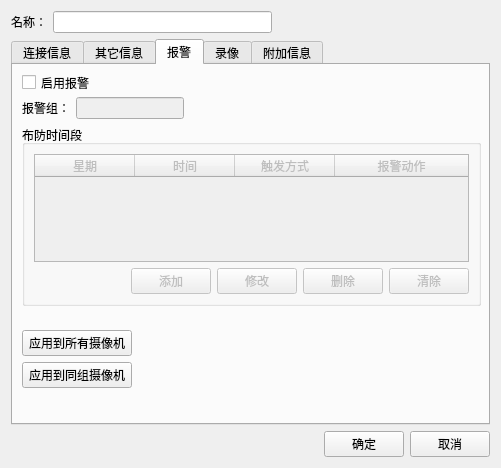
<?xml version="1.0" encoding="UTF-8"?>
<ui version="4.0">
 <class>camera_settings</class>
 <widget class="QDialog" name="camera_settings">
  <property name="geometry">
   <rect>
    <x>0</x>
    <y>0</y>
    <width>501</width>
    <height>468</height>
   </rect>
  </property>
  <property name="windowTitle">
   <string>Dialog</string>
  </property>
  <layout class="QVBoxLayout" name="verticalLayout">
   <item>
    <layout class="QHBoxLayout" name="horizontalLayout">
     <item>
      <widget class="QLabel" name="label">
       <property name="text">
        <string>名称：</string>
       </property>
      </widget>
     </item>
     <item>
      <widget class="QLineEdit" name="edt_cameraName"/>
     </item>
     <item>
      <spacer name="horizontalSpacer_16">
       <property name="orientation">
        <enum>Qt::Horizontal</enum>
       </property>
       <property name="sizeHint" stdset="0">
        <size>
         <width>40</width>
         <height>20</height>
        </size>
       </property>
      </spacer>
     </item>
    </layout>
   </item>
   <item>
    <widget class="QTabWidget" name="tab_Widget">
     <property name="currentIndex">
      <number>2</number>
     </property>
     <widget class="QWidget" name="tab_connect">
      <attribute name="title">
       <string>连接信息</string>
      </attribute>
      <layout class="QVBoxLayout" name="verticalLayout_2">
       <item>
        <layout class="QHBoxLayout" name="horizontalLayout_2">
         <item>
          <widget class="QLabel" name="label_2">
           <property name="text">
            <string>访问地址：</string>
           </property>
          </widget>
         </item>
         <item>
          <widget class="QLineEdit" name="edt_ipaddress"/>
         </item>
         <item>
          <widget class="QPushButton" name="btn_search">
           <property name="text">
            <string>查找</string>
           </property>
          </widget>
         </item>
        </layout>
       </item>
       <item>
        <widget class="QLabel" name="label_3">
         <property name="text">
          <string> 比如地址：端口http://192.168.1.1:8080,默认端口80
    域名http://www.example.com</string>
         </property>
        </widget>
       </item>
       <item>
        <layout class="QHBoxLayout" name="horizontalLayout_3">
         <item>
          <widget class="QLabel" name="label_4">
           <property name="text">
            <string>观看用户名：</string>
           </property>
          </widget>
         </item>
         <item>
          <widget class="QLineEdit" name="edt_user"/>
         </item>
         <item>
          <spacer name="horizontalSpacer_2">
           <property name="orientation">
            <enum>Qt::Horizontal</enum>
           </property>
           <property name="sizeHint" stdset="0">
            <size>
             <width>40</width>
             <height>20</height>
            </size>
           </property>
          </spacer>
         </item>
        </layout>
       </item>
       <item>
        <layout class="QHBoxLayout" name="horizontalLayout_4">
         <item>
          <widget class="QLabel" name="label_5">
           <property name="text">
            <string>观看密码：</string>
           </property>
          </widget>
         </item>
         <item>
          <widget class="QLineEdit" name="edt_passwd">
           <property name="echoMode">
            <enum>QLineEdit::Password</enum>
           </property>
          </widget>
         </item>
         <item>
          <spacer name="horizontalSpacer">
           <property name="orientation">
            <enum>Qt::Horizontal</enum>
           </property>
           <property name="sizeHint" stdset="0">
            <size>
             <width>40</width>
             <height>20</height>
            </size>
           </property>
          </spacer>
         </item>
        </layout>
       </item>
       <item>
        <spacer name="verticalSpacer">
         <property name="orientation">
          <enum>Qt::Vertical</enum>
         </property>
         <property name="sizeHint" stdset="0">
          <size>
           <width>20</width>
           <height>40</height>
          </size>
         </property>
        </spacer>
       </item>
      </layout>
     </widget>
     <widget class="QWidget" name="tab_other">
      <attribute name="title">
       <string>其它信息</string>
      </attribute>
      <layout class="QGridLayout" name="gridLayout">
       <item row="0" column="0">
        <widget class="QCheckBox" name="cbox_supportyuntai">
         <property name="text">
          <string>支持云台</string>
         </property>
        </widget>
       </item>
       <item row="1" column="0">
        <widget class="QCheckBox" name="cbox_supportreflact">
         <property name="text">
          <string>支持倒转</string>
         </property>
        </widget>
       </item>
       <item row="3" column="0">
        <widget class="QPushButton" name="btn_applycameras">
         <property name="text">
          <string>应用到所有摄像机</string>
         </property>
        </widget>
       </item>
       <item row="4" column="0">
        <widget class="QPushButton" name="btn_applygroupcamera">
         <property name="text">
          <string>应用到同组摄像机</string>
         </property>
        </widget>
       </item>
       <item row="5" column="0">
        <spacer name="verticalSpacer_2">
         <property name="orientation">
          <enum>Qt::Vertical</enum>
         </property>
         <property name="sizeHint" stdset="0">
          <size>
           <width>20</width>
           <height>40</height>
          </size>
         </property>
        </spacer>
       </item>
       <item row="3" column="1">
        <spacer name="horizontalSpacer_3">
         <property name="orientation">
          <enum>Qt::Horizontal</enum>
         </property>
         <property name="sizeHint" stdset="0">
          <size>
           <width>40</width>
           <height>20</height>
          </size>
         </property>
        </spacer>
       </item>
       <item row="2" column="0">
        <spacer name="verticalSpacer_3">
         <property name="orientation">
          <enum>Qt::Vertical</enum>
         </property>
         <property name="sizeHint" stdset="0">
          <size>
           <width>20</width>
           <height>40</height>
          </size>
         </property>
        </spacer>
       </item>
      </layout>
     </widget>
     <widget class="QWidget" name="tab_alarm">
      <attribute name="title">
       <string>报警</string>
      </attribute>
      <widget class="QCheckBox" name="chbox_enableAlarm">
       <property name="geometry">
        <rect>
         <x>9</x>
         <y>9</y>
         <width>72</width>
         <height>17</height>
        </rect>
       </property>
       <property name="text">
        <string>启用报警</string>
       </property>
      </widget>
      <widget class="QGroupBox" name="groupBox">
       <property name="geometry">
        <rect>
         <x>9</x>
         <y>60</y>
         <width>459</width>
         <height>181</height>
        </rect>
       </property>
       <property name="title">
        <string>布防时间段</string>
       </property>
       <layout class="QVBoxLayout" name="verticalLayout_3">
        <item>
         <widget class="QTableWidget" name="tableWidget_alarm">
          <property name="enabled">
           <bool>false</bool>
          </property>
          <property name="editTriggers">
           <set>QAbstractItemView::NoEditTriggers</set>
          </property>
          <property name="selectionMode">
           <enum>QAbstractItemView::SingleSelection</enum>
          </property>
          <property name="selectionBehavior">
           <enum>QAbstractItemView::SelectRows</enum>
          </property>
          <attribute name="horizontalHeaderShowSortIndicator" stdset="0">
           <bool>false</bool>
          </attribute>
          <attribute name="horizontalHeaderStretchLastSection">
           <bool>true</bool>
          </attribute>
          <column>
           <property name="text">
            <string>星期</string>
           </property>
          </column>
          <column>
           <property name="text">
            <string>时间</string>
           </property>
          </column>
          <column>
           <property name="text">
            <string>触发方式</string>
           </property>
          </column>
          <column>
           <property name="text">
            <string>报警动作</string>
           </property>
          </column>
         </widget>
        </item>
        <item>
         <layout class="QHBoxLayout" name="horizontalLayout_5">
          <item>
           <spacer name="horizontalSpacer_4">
            <property name="orientation">
             <enum>Qt::Horizontal</enum>
            </property>
            <property name="sizeHint" stdset="0">
             <size>
              <width>40</width>
              <height>20</height>
             </size>
            </property>
           </spacer>
          </item>
          <item>
           <spacer name="horizontalSpacer_5">
            <property name="orientation">
             <enum>Qt::Horizontal</enum>
            </property>
            <property name="sizeHint" stdset="0">
             <size>
              <width>40</width>
              <height>20</height>
             </size>
            </property>
           </spacer>
          </item>
          <item>
           <widget class="QPushButton" name="btn_addtraptime">
            <property name="enabled">
             <bool>false</bool>
            </property>
            <property name="text">
             <string>添加</string>
            </property>
           </widget>
          </item>
          <item>
           <widget class="QPushButton" name="btn_altertraptime">
            <property name="enabled">
             <bool>false</bool>
            </property>
            <property name="text">
             <string>修改</string>
            </property>
           </widget>
          </item>
          <item>
           <widget class="QPushButton" name="btn_deletetraptime">
            <property name="enabled">
             <bool>false</bool>
            </property>
            <property name="text">
             <string>删除</string>
            </property>
           </widget>
          </item>
          <item>
           <widget class="QPushButton" name="btn_cleartraptime">
            <property name="enabled">
             <bool>false</bool>
            </property>
            <property name="text">
             <string>清除</string>
            </property>
           </widget>
          </item>
         </layout>
        </item>
       </layout>
      </widget>
      <widget class="QWidget" name="layoutWidget">
       <property name="geometry">
        <rect>
         <x>9</x>
         <y>32</y>
         <width>212</width>
         <height>22</height>
        </rect>
       </property>
       <layout class="QHBoxLayout" name="horizontalLayout_6">
        <item>
         <widget class="QLabel" name="label_6">
          <property name="text">
           <string>报警组：</string>
          </property>
         </widget>
        </item>
        <item>
         <widget class="QLineEdit" name="edt_group">
          <property name="enabled">
           <bool>false</bool>
          </property>
         </widget>
        </item>
        <item>
         <spacer name="horizontalSpacer_6">
          <property name="orientation">
           <enum>Qt::Horizontal</enum>
          </property>
          <property name="sizeHint" stdset="0">
           <size>
            <width>40</width>
            <height>20</height>
           </size>
          </property>
         </spacer>
        </item>
       </layout>
      </widget>
      <widget class="QWidget" name="layoutWidget">
       <property name="geometry">
        <rect>
         <x>9</x>
         <y>265</y>
         <width>110</width>
         <height>58</height>
        </rect>
       </property>
       <layout class="QVBoxLayout" name="verticalLayout_4">
        <item>
         <widget class="QPushButton" name="btn_applycameras_2">
          <property name="text">
           <string>应用到所有摄像机</string>
          </property>
         </widget>
        </item>
        <item>
         <widget class="QPushButton" name="btn_applygroupcamera_2">
          <property name="text">
           <string>应用到同组摄像机</string>
          </property>
         </widget>
        </item>
       </layout>
      </widget>
     </widget>
     <widget class="QWidget" name="tab_record">
      <attribute name="title">
       <string>录像</string>
      </attribute>
      <widget class="QCheckBox" name="cbox_enablerecord">
       <property name="geometry">
        <rect>
         <x>10</x>
         <y>19</y>
         <width>72</width>
         <height>17</height>
        </rect>
       </property>
       <property name="text">
        <string>启用录像</string>
       </property>
       <property name="checked">
        <bool>false</bool>
       </property>
      </widget>
      <widget class="QGroupBox" name="groupBox_2">
       <property name="geometry">
        <rect>
         <x>10</x>
         <y>100</y>
         <width>459</width>
         <height>181</height>
        </rect>
       </property>
       <property name="title">
        <string>录像时间段</string>
       </property>
       <layout class="QVBoxLayout" name="verticalLayout_5">
        <item>
         <widget class="QTableWidget" name="tablewidget_recordtime">
          <property name="enabled">
           <bool>false</bool>
          </property>
          <attribute name="horizontalHeaderShowSortIndicator" stdset="0">
           <bool>false</bool>
          </attribute>
          <attribute name="horizontalHeaderStretchLastSection">
           <bool>true</bool>
          </attribute>
          <column>
           <property name="text">
            <string>星期</string>
           </property>
          </column>
          <column>
           <property name="text">
            <string>时间</string>
           </property>
          </column>
          <column>
           <property name="text">
            <string>触发方式</string>
           </property>
          </column>
          <column>
           <property name="text">
            <string>报警动作</string>
           </property>
          </column>
         </widget>
        </item>
        <item>
         <layout class="QHBoxLayout" name="horizontalLayout_8">
          <item>
           <spacer name="horizontalSpacer_8">
            <property name="orientation">
             <enum>Qt::Horizontal</enum>
            </property>
            <property name="sizeHint" stdset="0">
             <size>
              <width>40</width>
              <height>20</height>
             </size>
            </property>
           </spacer>
          </item>
          <item>
           <spacer name="horizontalSpacer_9">
            <property name="orientation">
             <enum>Qt::Horizontal</enum>
            </property>
            <property name="sizeHint" stdset="0">
             <size>
              <width>40</width>
              <height>20</height>
             </size>
            </property>
           </spacer>
          </item>
          <item>
           <widget class="QPushButton" name="btn_addrecordtime">
            <property name="enabled">
             <bool>false</bool>
            </property>
            <property name="text">
             <string>添加</string>
            </property>
           </widget>
          </item>
          <item>
           <widget class="QPushButton" name="btn_alterrecordtime">
            <property name="enabled">
             <bool>false</bool>
            </property>
            <property name="text">
             <string>修改</string>
            </property>
           </widget>
          </item>
          <item>
           <widget class="QPushButton" name="btn_deletetrecordtime">
            <property name="enabled">
             <bool>false</bool>
            </property>
            <property name="text">
             <string>删除</string>
            </property>
           </widget>
          </item>
          <item>
           <widget class="QPushButton" name="btn_clearrecordtime">
            <property name="enabled">
             <bool>false</bool>
            </property>
            <property name="text">
             <string>清除</string>
            </property>
           </widget>
          </item>
         </layout>
        </item>
       </layout>
      </widget>
      <widget class="QRadioButton" name="rdb_alltimerecord">
       <property name="enabled">
        <bool>false</bool>
       </property>
       <property name="geometry">
        <rect>
         <x>20</x>
         <y>40</y>
         <width>89</width>
         <height>17</height>
        </rect>
       </property>
       <property name="text">
        <string>所有时间进行了录制</string>
       </property>
       <property name="checked">
        <bool>true</bool>
       </property>
      </widget>
      <widget class="QRadioButton" name="rdb_specialtime">
       <property name="enabled">
        <bool>false</bool>
       </property>
       <property name="geometry">
        <rect>
         <x>20</x>
         <y>70</y>
         <width>161</width>
         <height>17</height>
        </rect>
       </property>
       <property name="text">
        <string>只在下列时间段进行录制</string>
       </property>
      </widget>
      <widget class="QWidget" name="layoutWidget">
       <property name="geometry">
        <rect>
         <x>20</x>
         <y>300</y>
         <width>110</width>
         <height>58</height>
        </rect>
       </property>
       <layout class="QVBoxLayout" name="verticalLayout_6">
        <item>
         <widget class="QPushButton" name="pushButton_13">
          <property name="text">
           <string>应用到所有摄像机</string>
          </property>
         </widget>
        </item>
        <item>
         <widget class="QPushButton" name="pushButton_14">
          <property name="text">
           <string>应用到同组摄像机</string>
          </property>
         </widget>
        </item>
       </layout>
      </widget>
     </widget>
     <widget class="QWidget" name="tab_append">
      <attribute name="title">
       <string>附加信息</string>
      </attribute>
      <layout class="QVBoxLayout" name="verticalLayout_7">
       <item>
        <layout class="QHBoxLayout" name="horizontalLayout_7">
         <item>
          <widget class="QLabel" name="label_7">
           <property name="text">
            <string>姓名：</string>
           </property>
          </widget>
         </item>
         <item>
          <widget class="QLineEdit" name="lineEdit_6"/>
         </item>
         <item>
          <spacer name="horizontalSpacer_7">
           <property name="orientation">
            <enum>Qt::Horizontal</enum>
           </property>
           <property name="sizeHint" stdset="0">
            <size>
             <width>40</width>
             <height>20</height>
            </size>
           </property>
          </spacer>
         </item>
         <item>
          <spacer name="horizontalSpacer_13">
           <property name="orientation">
            <enum>Qt::Horizontal</enum>
           </property>
           <property name="sizeHint" stdset="0">
            <size>
             <width>40</width>
             <height>20</height>
            </size>
           </property>
          </spacer>
         </item>
        </layout>
       </item>
       <item>
        <layout class="QHBoxLayout" name="horizontalLayout_9">
         <item>
          <widget class="QLabel" name="label_8">
           <property name="text">
            <string>电话：</string>
           </property>
          </widget>
         </item>
         <item>
          <widget class="QLineEdit" name="lineEdit_7"/>
         </item>
         <item>
          <spacer name="horizontalSpacer_14">
           <property name="orientation">
            <enum>Qt::Horizontal</enum>
           </property>
           <property name="sizeHint" stdset="0">
            <size>
             <width>40</width>
             <height>20</height>
            </size>
           </property>
          </spacer>
         </item>
         <item>
          <spacer name="horizontalSpacer_10">
           <property name="orientation">
            <enum>Qt::Horizontal</enum>
           </property>
           <property name="sizeHint" stdset="0">
            <size>
             <width>40</width>
             <height>20</height>
            </size>
           </property>
          </spacer>
         </item>
        </layout>
       </item>
       <item>
        <layout class="QHBoxLayout" name="horizontalLayout_10">
         <item>
          <widget class="QLabel" name="label_9">
           <property name="text">
            <string>地址：</string>
           </property>
          </widget>
         </item>
         <item>
          <widget class="QLineEdit" name="lineEdit_8"/>
         </item>
         <item>
          <spacer name="horizontalSpacer_11">
           <property name="orientation">
            <enum>Qt::Horizontal</enum>
           </property>
           <property name="sizeHint" stdset="0">
            <size>
             <width>40</width>
             <height>20</height>
            </size>
           </property>
          </spacer>
         </item>
        </layout>
       </item>
       <item>
        <layout class="QHBoxLayout" name="horizontalLayout_11">
         <item>
          <widget class="QLabel" name="label_10">
           <property name="text">
            <string>备注：</string>
           </property>
          </widget>
         </item>
         <item>
          <widget class="QLineEdit" name="lineEdit_9"/>
         </item>
         <item>
          <spacer name="horizontalSpacer_12">
           <property name="orientation">
            <enum>Qt::Horizontal</enum>
           </property>
           <property name="sizeHint" stdset="0">
            <size>
             <width>40</width>
             <height>20</height>
            </size>
           </property>
          </spacer>
         </item>
        </layout>
       </item>
       <item>
        <spacer name="verticalSpacer_4">
         <property name="orientation">
          <enum>Qt::Vertical</enum>
         </property>
         <property name="sizeHint" stdset="0">
          <size>
           <width>20</width>
           <height>40</height>
          </size>
         </property>
        </spacer>
       </item>
      </layout>
      <zorder>verticalSpacer_4</zorder>
     </widget>
    </widget>
   </item>
   <item>
    <layout class="QHBoxLayout" name="horizontalLayout_12">
     <item>
      <spacer name="horizontalSpacer_15">
       <property name="orientation">
        <enum>Qt::Horizontal</enum>
       </property>
       <property name="sizeHint" stdset="0">
        <size>
         <width>40</width>
         <height>20</height>
        </size>
       </property>
      </spacer>
     </item>
     <item>
      <widget class="QPushButton" name="pushButton_15">
       <property name="text">
        <string>确定</string>
       </property>
      </widget>
     </item>
     <item>
      <widget class="QPushButton" name="pushButton_16">
       <property name="text">
        <string>取消</string>
       </property>
      </widget>
     </item>
    </layout>
   </item>
  </layout>
 </widget>
 <resources/>
 <connections>
  <connection>
   <sender>pushButton_15</sender>
   <signal>clicked()</signal>
   <receiver>camera_settings</receiver>
   <slot>accept()</slot>
   <hints>
    <hint type="sourcelabel">
     <x>391</x>
     <y>450</y>
    </hint>
    <hint type="destinationlabel">
     <x>393</x>
     <y>478</y>
    </hint>
   </hints>
  </connection>
  <connection>
   <sender>pushButton_16</sender>
   <signal>clicked()</signal>
   <receiver>camera_settings</receiver>
   <slot>reject()</slot>
   <hints>
    <hint type="sourcelabel">
     <x>443</x>
     <y>452</y>
    </hint>
    <hint type="destinationlabel">
     <x>443</x>
     <y>486</y>
    </hint>
   </hints>
  </connection>
 </connections>
</ui>
